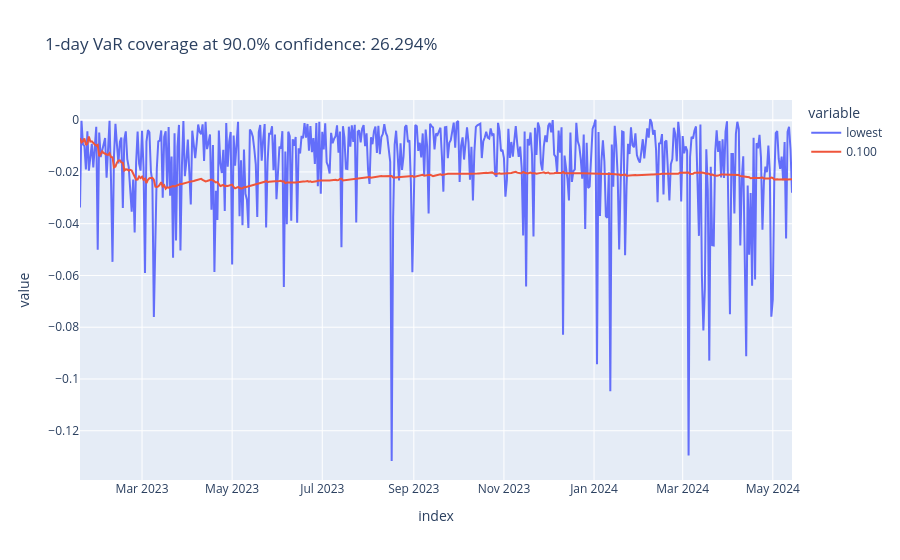

The code cell stored with this chart in its notebook:
### Markdown cell above
### Results with full past data

### Code cell
plot_coverage(df_var_full, "0.100")

### Figure 1 — Plotly figure (JSON) as saved in the notebook; plotly's stock layout.template omitted (floating-point values rounded to 4 significant figures; data arrays with more than 128 entries replaced by an {"elided": "..."} marker saying what was removed)
{"data": [{"hovertemplate": "variable=lowest<br>index=%{x}<br>value=%{y}<extra></extra>", "legendgroup": "lowest", "line": {"color": "#636efa", "dash": "solid"}, "marker": {"symbol": "circle"}, "mode": "lines", "name": "lowest", "orientation": "v", "showlegend": true, "type": "scatter", "x": {"elided": "483 str values"}, "xaxis": "x", "y": {"elided": "483 float values"}, "yaxis": "y"}, {"hovertemplate": "variable=0.100<br>index=%{x}<br>value=%{y}<extra></extra>", "legendgroup": "0.100", "line": {"color": "#EF553B", "dash": "solid"}, "marker": {"symbol": "circle"}, "mode": "lines", "name": "0.100", "orientation": "v", "showlegend": true, "type": "scatter", "x": {"elided": "483 str values"}, "xaxis": "x", "y": {"elided": "483 float values"}, "yaxis": "y"}], "layout": {"legend": {"title": {"text": "variable"}, "tracegroupgap": 0}, "title": {"text": "1-day VaR coverage at 90.0% confidence: 26.294%"}, "xaxis": {"anchor": "y", "domain": [0, 1], "title": {"text": "index"}}, "yaxis": {"anchor": "x", "domain": [0, 1], "title": {"text": "value"}}}}
